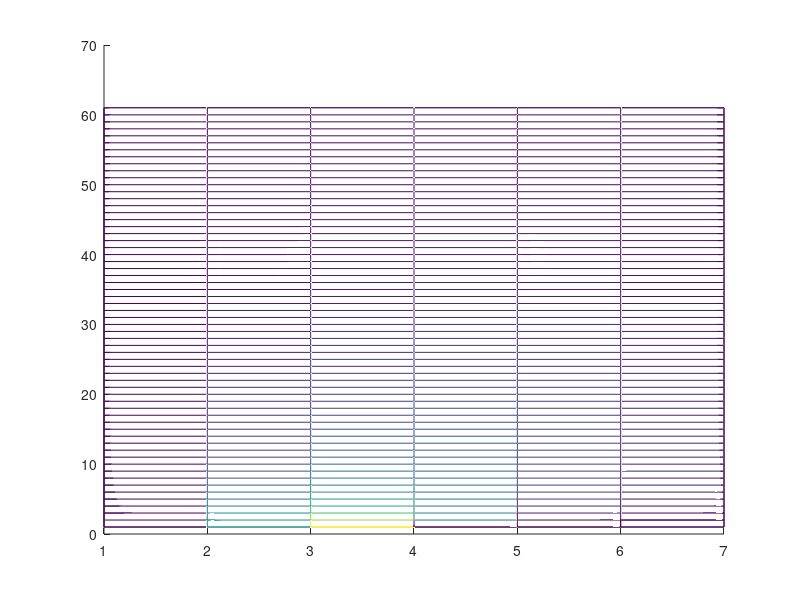

Here is the MATLAB script that generated this plot:
clc; clear all; close all;

% anonymous functions
g1 = @(x) x.*(pi - x);  
g2_1 = @(x) x; g2_2 = @(x) 0;

% parameters
x_end = pi; t_end = 3;

% calculate deltas
delta_x = x_end/3;
delta_t = t_end/15;

figure(1)
for counter = 1:2
delta_x = delta_x * .5^1;
delta_t = delta_t * .5^2;

% check stability
if delta_t/(delta_x)^2 > (1/2)
    disp("unstable solution")
end

% set up arrays
x = 0:delta_x:x_end;
t = 0:delta_t:t_end;
u = zeros(length(t), length(x));

% boundry condition at t = 0
for k = 1:length(x)
    %u(1,k) = g1(x(k));
    if x(k) < pi/2
        u(1,k) = g2_1(x(k));
    else
        u(1,k) = g2_2(x(k));
    end
end

%
for row = 1:length(t)-1
    for column = 2:length(x)-1  % disincluding boundry
        u(row + 1, column) = u(row, column) + ...
            (delta_t/(delta_x^2)) * ...
            (u(row, column+1) - 2*u(row, column) + u(row, column-1));
    end
end

if counter == 2
    %disp("...")
    %u
    %disp("hh")
    t = 0:delta_t*4:t_end;
    x = 0:delta_x*2:x_end;
    u_new = zeros(length(t), length(x));
    for row = 1:length(t)
        for column = 1:length(x)-1
            u_new(row, column) = u(4*row-3, 2*column-1);
        end
    end
    %u_new
    hold on;
    mesh(u_new); 
else
    hold on;
    mesh(u);
    %disp(u)
end
end

% fourier stuff
% calculate deltas
delta_x = x_end/3;
delta_t = t_end/15;

% figure(2)
% for counter = 1:2
% % b_n = (1/(pi*n^3)) * (4 - 2*pi*n*sin(n*pi) - 4*n*cos(pi*n))
% N = 20*counter;
% f = @(x, t) 0;
% for n = 1:N
%     term = @(x, t) (1/(pi*n^3)) * (4 - 2*pi*n*sin(n*pi) - 4*n*cos(pi*n)) ...
%         .* sin(n*x) .* exp(-t*n^2);
%     f = @(x,t) f(x,t) + term(x,t);
% end
% 
% delta_x = delta_x * .5^1;
% delta_t = delta_t * .5^2;
% 
% % check stability
% if delta_t/(delta_x)^2 > (1/2)
%     disp("unstable solution")
% end
% 
% % set up arrays
% x = 0:delta_x:x_end;
% t = 0:delta_t:t_end;
% 
% u = zeros(length(t), length(x));
% for row = 1:length(t)
%     for column = 1:length(x)
%         u(row, column) = f(x(column), t(row));
%     end
% end
% 
% if counter == 2
%     %disp("...")
%     %u
%     %disp("hh")
%     t = 0:delta_t*4:t_end;
%     x = 0:delta_x*2:x_end;
%     u_new = zeros(length(t), length(x));
%     for row = 1:length(t)
%         for column = 1:length(x)-1
%             u_new(row, column) = u(4*row-3, 2*column-1);
%         end
%     end
%     %u_new
%     hold on;
%     mesh(u_new); 
% else
%     hold on;
%     mesh(u);
%     %disp(u)
% end
% end
